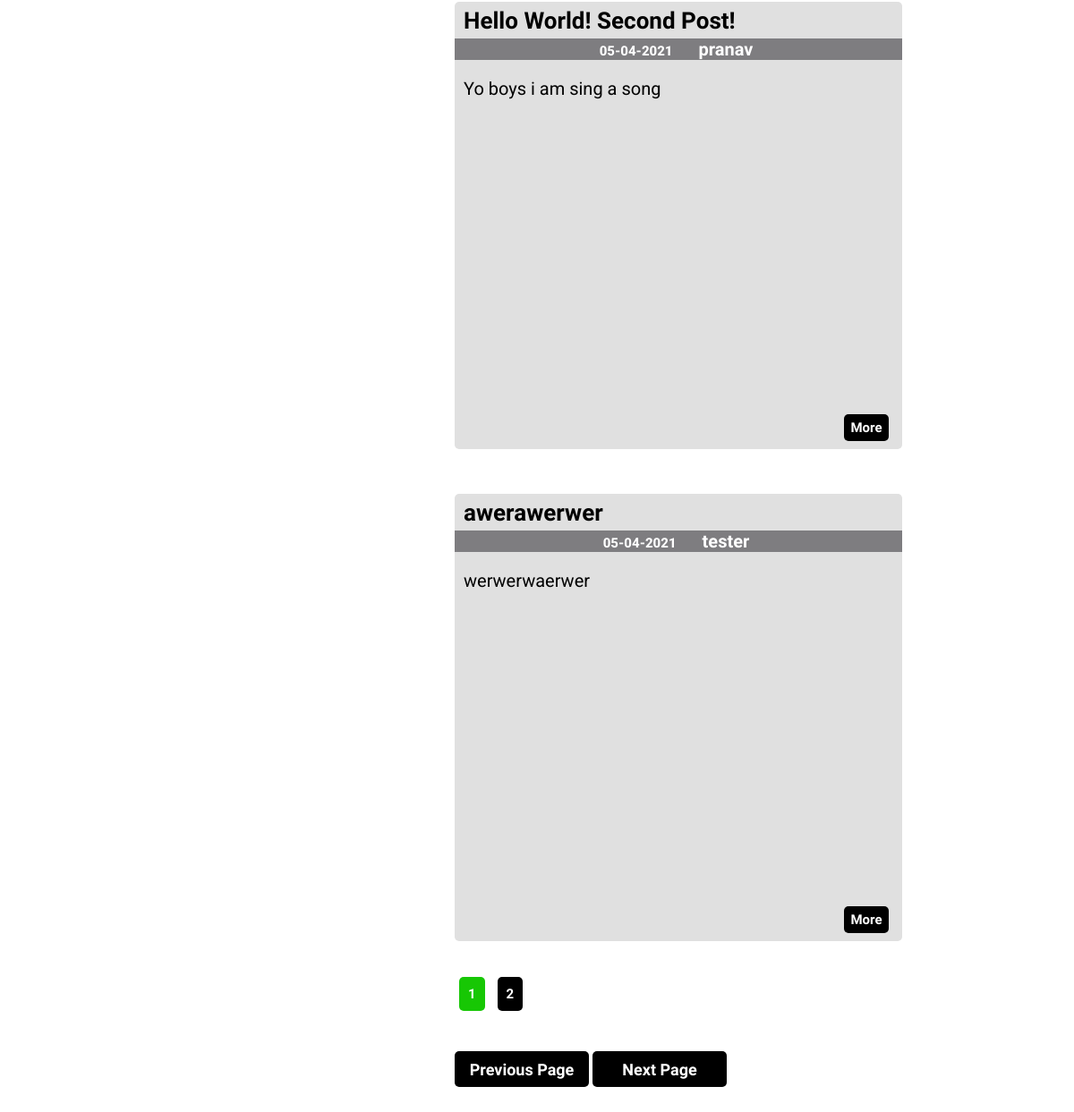
The page /home?page=2 (lower part) on the database as committed earlier.
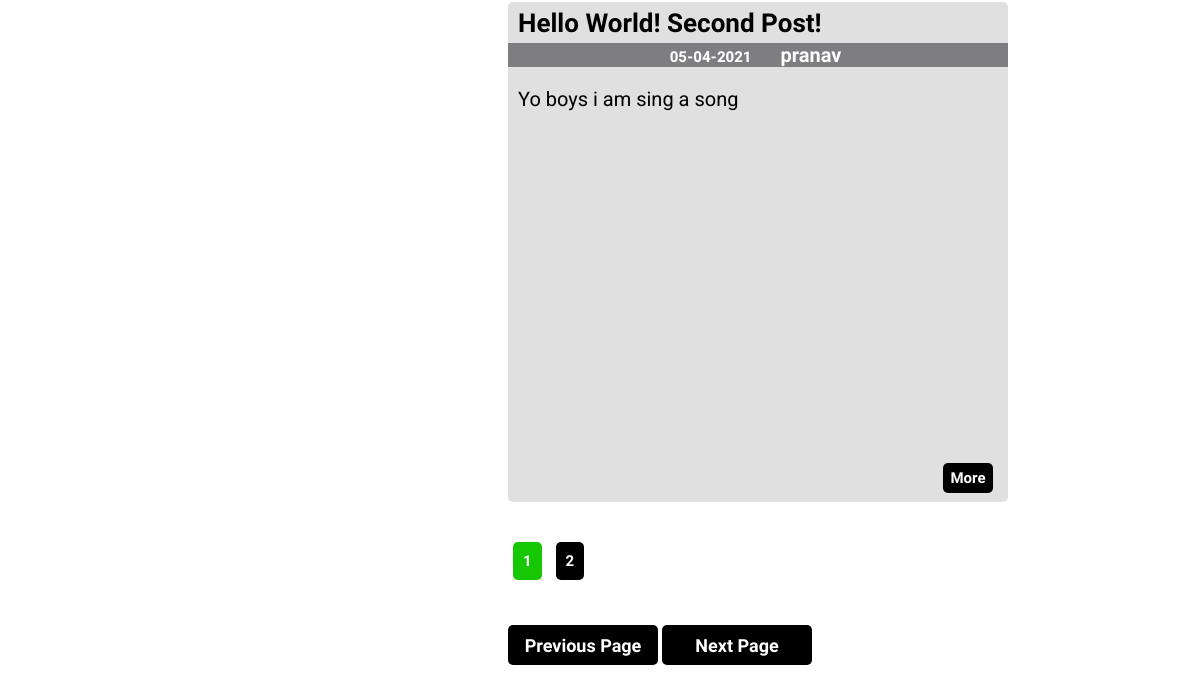
The same page on the database as committed later.
### flaskblog/models.py (models this page shows, shortened)
class Post(db.Model):
    id = db.Column(db.Integer,primary_key=True)
    date = db.Column(db.DateTime,nullable=False,default=dt.datetime.utcnow)
    title = db.Column(db.String(35),nullable=False)
    content = db.Column(db.Text,nullable=False)
    user_id = db.Column(db.Integer,db.ForeignKey('user.id'),nullable=False)

class User(db.Model,UserMixin):
    id = db.Column(db.Integer,primary_key=True)
    username = db.Column(db.String(20),unique=True,nullable=False)
    email = db.Column(db.String(120),unique=True,nullable=False)
    image_file = db.Column(db.String(20),nullable=False,default='default.png')
    password = db.Column(db.String(60),nullable=False)
    posts = db.relationship('Post',backref='author',lazy=True)

### flaskblog/main/routes.py (the view)
@main.route("/")
@main.route("/home")
def home():
    page = request.args.get('page',1)
    posts = Post.query.order_by(Post.date.desc()).paginate(per_page=5)
    return render_template('home.html',posts=posts)

### flaskblog/templates/home.html (shortened to what this page needs)
{% extends "layout.html" %}
{% block content %}
  {% for post in posts.items %}
    <div class="post">
      <div style="height:1px;"></div>
      <div>
        <button class="button more_button" style="margin-left:435px;margin-top:460px;"><a href="{{ url_for('posts.post_page',username=post.author.username,id=post.id) }}" style="text-decoration:none;color:inherit;"><h2 style="font-size:15px;margin:auto;">More</h2></a></button>
        <h1 style="margin-top:5px;margin-bottom:25px;font-size:26px;"><a style="text-decoration:none;color:inherit;" href="{{ url_for('posts.post_page',username=post.author.username,id=post.id) }}">{{ post.title }}</a></h1>
        <div style="text-align:center;background-color:#7e7d80;color:white;">
          <h2 style="display:inline;margin-right:15px;font-family:'Roboto',sans-serif;font-size:15px;">{{ post.date.strftime('%d-%m-%Y') }}</h2>
          <h2 style="display:inline;margin-right:15px;"><a style="text-decoration:none;color:inherit;" href="{{ url_for('users.profile',username=post.author.username) }}">{{ post.author.username }}</a></h2>
        </div>
      </div>
      {% if post.content|length >=775 %}
        <h3 style="font-family:'Roboto',sans-serif;font-weight:normal;">{{ post.content[0:775] }}</h3>
        <h2>Continued...</h2>
      {% else %}
        <pre style="white-space:pre-wrap;"><h3 style="font-family:'Roboto',sans-serif;font-weight:normal;">{{ post.content }}</h3></pre>
      {% endif %}
    </div>
  {% endfor %}
  <div style="height:50px;"></div>
  <div style="margin-left:500px;">
    {% for page_num in posts.iter_pages(left_edge=1,right_edge=1,left_current=1,right_current=2) %}
      {% if page_num %}
        {% if page_num == posts.page%}
          <a class="paginate_selected" style="text-decoration:none;" href="{{ url_for('main.home',page=page_num )}}">{{ page_num }}</a>
        {% else %}
          <a class="paginate" style="text-decoration:none;" href="{{ url_for('main.home',page=page_num )}}">{{ page_num }}</a>
        {% endif %}
      {% else %}
        ...
      {% endif %}
    {% endfor %}
  </div>
  <div style="height:20px;"></div>
  <div>
    <button class="button submit_button" style="width:150px;margin-left:500px;"><a style="text-decoration:none;color:inherit;" href="{{ url_for('main.home',page=posts.prev_num) }}">Previous Page</a></button>
    <button class="button submit_button" style="width:150px;margin-left:0px;"><a style="text-decoration:none;color:inherit;" href="{{ url_for('main.home',page=posts.next_num) }}">Next Page</a></button>
  </div>
{% endblock content %}

Rows that differ between the two databases and show on the page:
removed Post: title "awerawerwer", date "05-04-2021", author.username "tester", content "werwerwaerwer"
